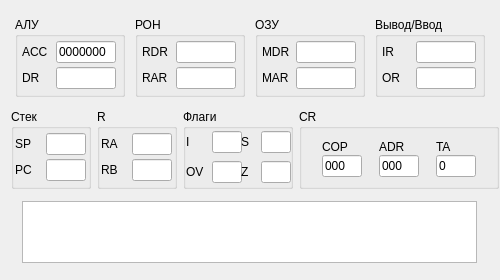
<?xml version="1.0" encoding="UTF-8"?>
<ui version="4.0">
 <class>CpuWidget</class>
 <widget class="QWidget" name="CpuWidget">
  <property name="geometry">
   <rect>
    <x>0</x>
    <y>0</y>
    <width>500</width>
    <height>280</height>
   </rect>
  </property>
  <property name="minimumSize">
   <size>
    <width>500</width>
    <height>280</height>
   </size>
  </property>
  <property name="maximumSize">
   <size>
    <width>508</width>
    <height>280</height>
   </size>
  </property>
  <property name="windowTitle">
   <string>Form</string>
  </property>
  <property name="styleSheet">
   <string notr="true">font: 10pt &quot;Consolas&quot;;</string>
  </property>
  <layout class="QVBoxLayout" name="verticalLayout_10">
   <item>
    <layout class="QHBoxLayout" name="horizontalLayout_24">
     <item>
      <widget class="QGroupBox" name="groupBox">
       <property name="minimumSize">
        <size>
         <width>110</width>
         <height>80</height>
        </size>
       </property>
       <property name="maximumSize">
        <size>
         <width>110</width>
         <height>80</height>
        </size>
       </property>
       <property name="title">
        <string>АЛУ</string>
       </property>
       <layout class="QVBoxLayout" name="verticalLayout_2">
        <property name="spacing">
         <number>0</number>
        </property>
        <property name="leftMargin">
         <number>0</number>
        </property>
        <property name="topMargin">
         <number>0</number>
        </property>
        <property name="rightMargin">
         <number>0</number>
        </property>
        <property name="bottomMargin">
         <number>0</number>
        </property>
        <item>
         <layout class="QHBoxLayout" name="horizontalLayout_2">
          <item>
           <widget class="QLabel" name="label_2">
            <property name="minimumSize">
             <size>
              <width>30</width>
              <height>0</height>
             </size>
            </property>
            <property name="maximumSize">
             <size>
              <width>30</width>
              <height>16777215</height>
             </size>
            </property>
            <property name="text">
             <string>ACC</string>
            </property>
           </widget>
          </item>
          <item>
           <widget class="QLineEdit" name="textBoxAcc">
            <property name="minimumSize">
             <size>
              <width>60</width>
              <height>0</height>
             </size>
            </property>
            <property name="maximumSize">
             <size>
              <width>60</width>
              <height>16777215</height>
             </size>
            </property>
            <property name="text">
             <string>0000000</string>
            </property>
            <property name="readOnly">
             <bool>true</bool>
            </property>
           </widget>
          </item>
         </layout>
        </item>
        <item>
         <layout class="QHBoxLayout" name="horizontalLayout_3">
          <item>
           <widget class="QLabel" name="label_3">
            <property name="minimumSize">
             <size>
              <width>30</width>
              <height>0</height>
             </size>
            </property>
            <property name="maximumSize">
             <size>
              <width>30</width>
              <height>16777215</height>
             </size>
            </property>
            <property name="text">
             <string>DR</string>
            </property>
           </widget>
          </item>
          <item>
           <widget class="QLineEdit" name="textBoxDR">
            <property name="minimumSize">
             <size>
              <width>60</width>
              <height>0</height>
             </size>
            </property>
            <property name="maximumSize">
             <size>
              <width>60</width>
              <height>16777215</height>
             </size>
            </property>
            <property name="readOnly">
             <bool>true</bool>
            </property>
           </widget>
          </item>
         </layout>
        </item>
       </layout>
      </widget>
     </item>
     <item>
      <widget class="QGroupBox" name="groupBox_3">
       <property name="minimumSize">
        <size>
         <width>110</width>
         <height>80</height>
        </size>
       </property>
       <property name="maximumSize">
        <size>
         <width>110</width>
         <height>80</height>
        </size>
       </property>
       <property name="title">
        <string>РОН</string>
       </property>
       <layout class="QVBoxLayout" name="verticalLayout_3">
        <property name="spacing">
         <number>0</number>
        </property>
        <property name="leftMargin">
         <number>0</number>
        </property>
        <property name="topMargin">
         <number>0</number>
        </property>
        <property name="rightMargin">
         <number>0</number>
        </property>
        <property name="bottomMargin">
         <number>0</number>
        </property>
        <item>
         <layout class="QHBoxLayout" name="horizontalLayout_4">
          <item>
           <widget class="QLabel" name="label_4">
            <property name="minimumSize">
             <size>
              <width>30</width>
              <height>0</height>
             </size>
            </property>
            <property name="maximumSize">
             <size>
              <width>30</width>
              <height>16777215</height>
             </size>
            </property>
            <property name="text">
             <string>RDR</string>
            </property>
           </widget>
          </item>
          <item>
           <widget class="QLineEdit" name="textBoxRDR">
            <property name="minimumSize">
             <size>
              <width>60</width>
              <height>0</height>
             </size>
            </property>
            <property name="maximumSize">
             <size>
              <width>60</width>
              <height>16777215</height>
             </size>
            </property>
            <property name="readOnly">
             <bool>true</bool>
            </property>
           </widget>
          </item>
         </layout>
        </item>
        <item>
         <layout class="QHBoxLayout" name="horizontalLayout_5">
          <item>
           <widget class="QLabel" name="label_5">
            <property name="minimumSize">
             <size>
              <width>30</width>
              <height>0</height>
             </size>
            </property>
            <property name="maximumSize">
             <size>
              <width>30</width>
              <height>16777215</height>
             </size>
            </property>
            <property name="text">
             <string>RAR</string>
            </property>
           </widget>
          </item>
          <item>
           <widget class="QLineEdit" name="textBoxRAR">
            <property name="minimumSize">
             <size>
              <width>60</width>
              <height>0</height>
             </size>
            </property>
            <property name="maximumSize">
             <size>
              <width>60</width>
              <height>16777215</height>
             </size>
            </property>
            <property name="readOnly">
             <bool>true</bool>
            </property>
           </widget>
          </item>
         </layout>
        </item>
       </layout>
      </widget>
     </item>
     <item>
      <widget class="QGroupBox" name="groupBox_4">
       <property name="minimumSize">
        <size>
         <width>110</width>
         <height>80</height>
        </size>
       </property>
       <property name="maximumSize">
        <size>
         <width>110</width>
         <height>80</height>
        </size>
       </property>
       <property name="title">
        <string>ОЗУ</string>
       </property>
       <layout class="QVBoxLayout" name="verticalLayout_4">
        <property name="spacing">
         <number>0</number>
        </property>
        <property name="leftMargin">
         <number>0</number>
        </property>
        <property name="topMargin">
         <number>0</number>
        </property>
        <property name="rightMargin">
         <number>0</number>
        </property>
        <property name="bottomMargin">
         <number>0</number>
        </property>
        <item>
         <layout class="QHBoxLayout" name="horizontalLayout_7">
          <property name="spacing">
           <number>0</number>
          </property>
          <item>
           <widget class="QLabel" name="label_7">
            <property name="minimumSize">
             <size>
              <width>30</width>
              <height>0</height>
             </size>
            </property>
            <property name="maximumSize">
             <size>
              <width>30</width>
              <height>16777215</height>
             </size>
            </property>
            <property name="text">
             <string>MDR</string>
            </property>
           </widget>
          </item>
          <item>
           <widget class="QLineEdit" name="textBoxMDR">
            <property name="minimumSize">
             <size>
              <width>60</width>
              <height>0</height>
             </size>
            </property>
            <property name="maximumSize">
             <size>
              <width>60</width>
              <height>16777215</height>
             </size>
            </property>
            <property name="readOnly">
             <bool>true</bool>
            </property>
           </widget>
          </item>
         </layout>
        </item>
        <item>
         <layout class="QHBoxLayout" name="horizontalLayout_6">
          <property name="spacing">
           <number>0</number>
          </property>
          <item>
           <widget class="QLabel" name="label_6">
            <property name="minimumSize">
             <size>
              <width>30</width>
              <height>0</height>
             </size>
            </property>
            <property name="maximumSize">
             <size>
              <width>30</width>
              <height>16777215</height>
             </size>
            </property>
            <property name="text">
             <string>MAR</string>
            </property>
           </widget>
          </item>
          <item>
           <widget class="QLineEdit" name="textBoxMAR">
            <property name="minimumSize">
             <size>
              <width>60</width>
              <height>0</height>
             </size>
            </property>
            <property name="maximumSize">
             <size>
              <width>60</width>
              <height>16777215</height>
             </size>
            </property>
            <property name="readOnly">
             <bool>true</bool>
            </property>
           </widget>
          </item>
         </layout>
        </item>
       </layout>
      </widget>
     </item>
     <item>
      <widget class="QGroupBox" name="groupBox_7">
       <property name="minimumSize">
        <size>
         <width>110</width>
         <height>80</height>
        </size>
       </property>
       <property name="maximumSize">
        <size>
         <width>110</width>
         <height>80</height>
        </size>
       </property>
       <property name="title">
        <string>Вывод/Ввод</string>
       </property>
       <layout class="QVBoxLayout" name="verticalLayout_7">
        <property name="spacing">
         <number>0</number>
        </property>
        <property name="leftMargin">
         <number>0</number>
        </property>
        <property name="topMargin">
         <number>0</number>
        </property>
        <property name="rightMargin">
         <number>0</number>
        </property>
        <property name="bottomMargin">
         <number>0</number>
        </property>
        <item>
         <layout class="QHBoxLayout" name="horizontalLayout_16">
          <item>
           <widget class="QLabel" name="label_15">
            <property name="minimumSize">
             <size>
              <width>30</width>
              <height>0</height>
             </size>
            </property>
            <property name="maximumSize">
             <size>
              <width>30</width>
              <height>16777215</height>
             </size>
            </property>
            <property name="text">
             <string>IR</string>
            </property>
           </widget>
          </item>
          <item>
           <widget class="QLineEdit" name="textBoxIR">
            <property name="minimumSize">
             <size>
              <width>60</width>
              <height>0</height>
             </size>
            </property>
            <property name="maximumSize">
             <size>
              <width>60</width>
              <height>16777215</height>
             </size>
            </property>
            <property name="readOnly">
             <bool>true</bool>
            </property>
           </widget>
          </item>
         </layout>
        </item>
        <item>
         <layout class="QHBoxLayout" name="horizontalLayout_17">
          <item>
           <widget class="QLabel" name="label_16">
            <property name="minimumSize">
             <size>
              <width>30</width>
              <height>0</height>
             </size>
            </property>
            <property name="maximumSize">
             <size>
              <width>30</width>
              <height>16777215</height>
             </size>
            </property>
            <property name="text">
             <string>OR</string>
            </property>
           </widget>
          </item>
          <item>
           <widget class="QLineEdit" name="textBoxOR">
            <property name="minimumSize">
             <size>
              <width>60</width>
              <height>0</height>
             </size>
            </property>
            <property name="maximumSize">
             <size>
              <width>60</width>
              <height>16777215</height>
             </size>
            </property>
            <property name="readOnly">
             <bool>true</bool>
            </property>
           </widget>
          </item>
         </layout>
        </item>
       </layout>
      </widget>
     </item>
    </layout>
   </item>
   <item>
    <layout class="QHBoxLayout" name="horizontalLayout_23">
     <item>
      <widget class="QGroupBox" name="groupBox_2">
       <property name="minimumSize">
        <size>
         <width>80</width>
         <height>80</height>
        </size>
       </property>
       <property name="maximumSize">
        <size>
         <width>80</width>
         <height>80</height>
        </size>
       </property>
       <property name="title">
        <string>Стек</string>
       </property>
       <layout class="QVBoxLayout" name="verticalLayout_5">
        <property name="spacing">
         <number>0</number>
        </property>
        <property name="leftMargin">
         <number>0</number>
        </property>
        <property name="topMargin">
         <number>0</number>
        </property>
        <property name="rightMargin">
         <number>0</number>
        </property>
        <property name="bottomMargin">
         <number>0</number>
        </property>
        <item>
         <layout class="QHBoxLayout" name="horizontalLayout_12">
          <item>
           <widget class="QLabel" name="label_11">
            <property name="minimumSize">
             <size>
              <width>30</width>
              <height>0</height>
             </size>
            </property>
            <property name="maximumSize">
             <size>
              <width>30</width>
              <height>16777215</height>
             </size>
            </property>
            <property name="text">
             <string>SP</string>
            </property>
           </widget>
          </item>
          <item>
           <widget class="QLineEdit" name="textBoxSP">
            <property name="minimumSize">
             <size>
              <width>40</width>
              <height>0</height>
             </size>
            </property>
            <property name="maximumSize">
             <size>
              <width>40</width>
              <height>16777215</height>
             </size>
            </property>
            <property name="readOnly">
             <bool>true</bool>
            </property>
           </widget>
          </item>
         </layout>
        </item>
        <item>
         <layout class="QHBoxLayout" name="horizontalLayout_13">
          <item>
           <widget class="QLabel" name="label_12">
            <property name="minimumSize">
             <size>
              <width>30</width>
              <height>0</height>
             </size>
            </property>
            <property name="maximumSize">
             <size>
              <width>30</width>
              <height>16777215</height>
             </size>
            </property>
            <property name="text">
             <string>PC</string>
            </property>
           </widget>
          </item>
          <item>
           <widget class="QLineEdit" name="textBoxPC">
            <property name="minimumSize">
             <size>
              <width>40</width>
              <height>0</height>
             </size>
            </property>
            <property name="maximumSize">
             <size>
              <width>40</width>
              <height>16777215</height>
             </size>
            </property>
            <property name="readOnly">
             <bool>true</bool>
            </property>
           </widget>
          </item>
         </layout>
        </item>
       </layout>
      </widget>
     </item>
     <item>
      <widget class="QGroupBox" name="groupBox_6">
       <property name="minimumSize">
        <size>
         <width>80</width>
         <height>80</height>
        </size>
       </property>
       <property name="maximumSize">
        <size>
         <width>80</width>
         <height>80</height>
        </size>
       </property>
       <property name="title">
        <string>R</string>
       </property>
       <layout class="QVBoxLayout" name="verticalLayout_6">
        <property name="spacing">
         <number>0</number>
        </property>
        <property name="leftMargin">
         <number>0</number>
        </property>
        <property name="topMargin">
         <number>0</number>
        </property>
        <property name="rightMargin">
         <number>0</number>
        </property>
        <property name="bottomMargin">
         <number>0</number>
        </property>
        <item>
         <layout class="QHBoxLayout" name="horizontalLayout_14">
          <item>
           <widget class="QLabel" name="label_13">
            <property name="minimumSize">
             <size>
              <width>30</width>
              <height>0</height>
             </size>
            </property>
            <property name="maximumSize">
             <size>
              <width>30</width>
              <height>16777215</height>
             </size>
            </property>
            <property name="text">
             <string>RA</string>
            </property>
           </widget>
          </item>
          <item>
           <widget class="QLineEdit" name="textBoxRA">
            <property name="minimumSize">
             <size>
              <width>40</width>
              <height>0</height>
             </size>
            </property>
            <property name="maximumSize">
             <size>
              <width>40</width>
              <height>16777215</height>
             </size>
            </property>
            <property name="readOnly">
             <bool>true</bool>
            </property>
           </widget>
          </item>
         </layout>
        </item>
        <item>
         <layout class="QHBoxLayout" name="horizontalLayout_15">
          <item>
           <widget class="QLabel" name="label_14">
            <property name="minimumSize">
             <size>
              <width>30</width>
              <height>0</height>
             </size>
            </property>
            <property name="maximumSize">
             <size>
              <width>30</width>
              <height>16777215</height>
             </size>
            </property>
            <property name="text">
             <string>RB</string>
            </property>
           </widget>
          </item>
          <item>
           <widget class="QLineEdit" name="textBoxRB">
            <property name="minimumSize">
             <size>
              <width>40</width>
              <height>0</height>
             </size>
            </property>
            <property name="maximumSize">
             <size>
              <width>40</width>
              <height>16777215</height>
             </size>
            </property>
            <property name="readOnly">
             <bool>true</bool>
            </property>
           </widget>
          </item>
         </layout>
        </item>
       </layout>
      </widget>
     </item>
     <item>
      <widget class="QGroupBox" name="groupBox_8">
       <property name="minimumSize">
        <size>
         <width>110</width>
         <height>80</height>
        </size>
       </property>
       <property name="maximumSize">
        <size>
         <width>110</width>
         <height>80</height>
        </size>
       </property>
       <property name="title">
        <string>Флаги</string>
       </property>
       <layout class="QHBoxLayout" name="horizontalLayout">
        <property name="spacing">
         <number>6</number>
        </property>
        <property name="leftMargin">
         <number>0</number>
        </property>
        <property name="topMargin">
         <number>0</number>
        </property>
        <property name="rightMargin">
         <number>0</number>
        </property>
        <property name="bottomMargin">
         <number>0</number>
        </property>
        <item>
         <layout class="QVBoxLayout" name="verticalLayout_9">
          <item>
           <layout class="QHBoxLayout" name="horizontalLayout_18">
            <item>
             <widget class="QLabel" name="label_17">
              <property name="minimumSize">
               <size>
                <width>20</width>
                <height>0</height>
               </size>
              </property>
              <property name="text">
               <string>I</string>
              </property>
             </widget>
            </item>
            <item>
             <widget class="QLineEdit" name="textBoxI">
              <property name="minimumSize">
               <size>
                <width>30</width>
                <height>0</height>
               </size>
              </property>
              <property name="maximumSize">
               <size>
                <width>30</width>
                <height>16777215</height>
               </size>
              </property>
              <property name="readOnly">
               <bool>true</bool>
              </property>
             </widget>
            </item>
           </layout>
          </item>
          <item>
           <layout class="QHBoxLayout" name="horizontalLayout_10">
            <item>
             <widget class="QLabel" name="label_18">
              <property name="minimumSize">
               <size>
                <width>20</width>
                <height>0</height>
               </size>
              </property>
              <property name="text">
               <string>OV</string>
              </property>
             </widget>
            </item>
            <item>
             <widget class="QLineEdit" name="textBoxOV">
              <property name="minimumSize">
               <size>
                <width>30</width>
                <height>0</height>
               </size>
              </property>
              <property name="maximumSize">
               <size>
                <width>30</width>
                <height>16777215</height>
               </size>
              </property>
              <property name="readOnly">
               <bool>true</bool>
              </property>
             </widget>
            </item>
           </layout>
          </item>
         </layout>
        </item>
        <item>
         <layout class="QVBoxLayout" name="verticalLayout">
          <item>
           <layout class="QHBoxLayout" name="horizontalLayout_19">
            <property name="spacing">
             <number>0</number>
            </property>
            <item>
             <widget class="QLabel" name="label_19">
              <property name="minimumSize">
               <size>
                <width>20</width>
                <height>0</height>
               </size>
              </property>
              <property name="text">
               <string>S</string>
              </property>
             </widget>
            </item>
            <item>
             <widget class="QLineEdit" name="textBoxS">
              <property name="minimumSize">
               <size>
                <width>30</width>
                <height>0</height>
               </size>
              </property>
              <property name="maximumSize">
               <size>
                <width>30</width>
                <height>16777215</height>
               </size>
              </property>
              <property name="readOnly">
               <bool>true</bool>
              </property>
             </widget>
            </item>
           </layout>
          </item>
          <item>
           <layout class="QHBoxLayout" name="horizontalLayout_20">
            <property name="spacing">
             <number>0</number>
            </property>
            <item>
             <widget class="QLabel" name="label_20">
              <property name="minimumSize">
               <size>
                <width>20</width>
                <height>0</height>
               </size>
              </property>
              <property name="text">
               <string>Z</string>
              </property>
             </widget>
            </item>
            <item>
             <widget class="QLineEdit" name="textBoxZ">
              <property name="minimumSize">
               <size>
                <width>30</width>
                <height>0</height>
               </size>
              </property>
              <property name="maximumSize">
               <size>
                <width>30</width>
                <height>16777215</height>
               </size>
              </property>
              <property name="readOnly">
               <bool>true</bool>
              </property>
             </widget>
            </item>
           </layout>
          </item>
         </layout>
        </item>
       </layout>
      </widget>
     </item>
     <item>
      <widget class="QGroupBox" name="groupBox_5">
       <property name="minimumSize">
        <size>
         <width>200</width>
         <height>80</height>
        </size>
       </property>
       <property name="maximumSize">
        <size>
         <width>200</width>
         <height>80</height>
        </size>
       </property>
       <property name="title">
        <string>CR</string>
       </property>
       <layout class="QHBoxLayout" name="horizontalLayout_21">
        <item>
         <layout class="QHBoxLayout" name="horizontalLayout_22">
          <item>
           <layout class="QVBoxLayout" name="verticalLayout_8">
            <property name="spacing">
             <number>0</number>
            </property>
            <item>
             <widget class="QLabel" name="label_8">
              <property name="minimumSize">
               <size>
                <width>30</width>
                <height>0</height>
               </size>
              </property>
              <property name="maximumSize">
               <size>
                <width>30</width>
                <height>16777215</height>
               </size>
              </property>
              <property name="text">
               <string>COP</string>
              </property>
             </widget>
            </item>
            <item>
             <widget class="QLineEdit" name="textBoxCOP">
              <property name="minimumSize">
               <size>
                <width>40</width>
                <height>0</height>
               </size>
              </property>
              <property name="maximumSize">
               <size>
                <width>40</width>
                <height>16777215</height>
               </size>
              </property>
              <property name="text">
               <string>000</string>
              </property>
              <property name="readOnly">
               <bool>true</bool>
              </property>
             </widget>
            </item>
           </layout>
          </item>
         </layout>
        </item>
        <item>
         <layout class="QVBoxLayout" name="verticalLayout_11">
          <property name="spacing">
           <number>0</number>
          </property>
          <item>
           <widget class="QLabel" name="label_10">
            <property name="minimumSize">
             <size>
              <width>30</width>
              <height>0</height>
             </size>
            </property>
            <property name="maximumSize">
             <size>
              <width>30</width>
              <height>16777215</height>
             </size>
            </property>
            <property name="text">
             <string>ADR</string>
            </property>
           </widget>
          </item>
          <item>
           <widget class="QLineEdit" name="textBoxADR">
            <property name="minimumSize">
             <size>
              <width>40</width>
              <height>0</height>
             </size>
            </property>
            <property name="maximumSize">
             <size>
              <width>40</width>
              <height>16777215</height>
             </size>
            </property>
            <property name="text">
             <string>000</string>
            </property>
            <property name="readOnly">
             <bool>true</bool>
            </property>
           </widget>
          </item>
         </layout>
        </item>
        <item>
         <layout class="QVBoxLayout" name="verticalLayout_12">
          <property name="spacing">
           <number>0</number>
          </property>
          <item>
           <widget class="QLabel" name="label_9">
            <property name="minimumSize">
             <size>
              <width>30</width>
              <height>0</height>
             </size>
            </property>
            <property name="maximumSize">
             <size>
              <width>30</width>
              <height>16777215</height>
             </size>
            </property>
            <property name="text">
             <string>TA</string>
            </property>
           </widget>
          </item>
          <item>
           <widget class="QLineEdit" name="textBoxTA">
            <property name="minimumSize">
             <size>
              <width>40</width>
              <height>0</height>
             </size>
            </property>
            <property name="maximumSize">
             <size>
              <width>40</width>
              <height>16777215</height>
             </size>
            </property>
            <property name="text">
             <string>0</string>
            </property>
            <property name="readOnly">
             <bool>true</bool>
            </property>
           </widget>
          </item>
         </layout>
        </item>
       </layout>
      </widget>
     </item>
    </layout>
   </item>
   <item>
    <layout class="QHBoxLayout" name="horizontalLayout_8">
     <property name="spacing">
      <number>0</number>
     </property>
     <item>
      <spacer name="horizontalSpacer">
       <property name="orientation">
        <enum>Qt::Horizontal</enum>
       </property>
       <property name="sizeHint" stdset="0">
        <size>
         <width>40</width>
         <height>20</height>
        </size>
       </property>
      </spacer>
     </item>
     <item>
      <widget class="QTableWidget" name="tableRegisters">
       <property name="minimumSize">
        <size>
         <width>455</width>
         <height>62</height>
        </size>
       </property>
       <property name="maximumSize">
        <size>
         <width>455</width>
         <height>62</height>
        </size>
       </property>
       <property name="styleSheet">
        <string notr="true">font: 10pt &quot;Consolas&quot;;</string>
       </property>
       <property name="editTriggers">
        <set>QAbstractItemView::NoEditTriggers</set>
       </property>
      </widget>
     </item>
     <item>
      <spacer name="horizontalSpacer_2">
       <property name="orientation">
        <enum>Qt::Horizontal</enum>
       </property>
       <property name="sizeHint" stdset="0">
        <size>
         <width>40</width>
         <height>20</height>
        </size>
       </property>
      </spacer>
     </item>
    </layout>
   </item>
  </layout>
 </widget>
 <resources/>
 <connections/>
</ui>
